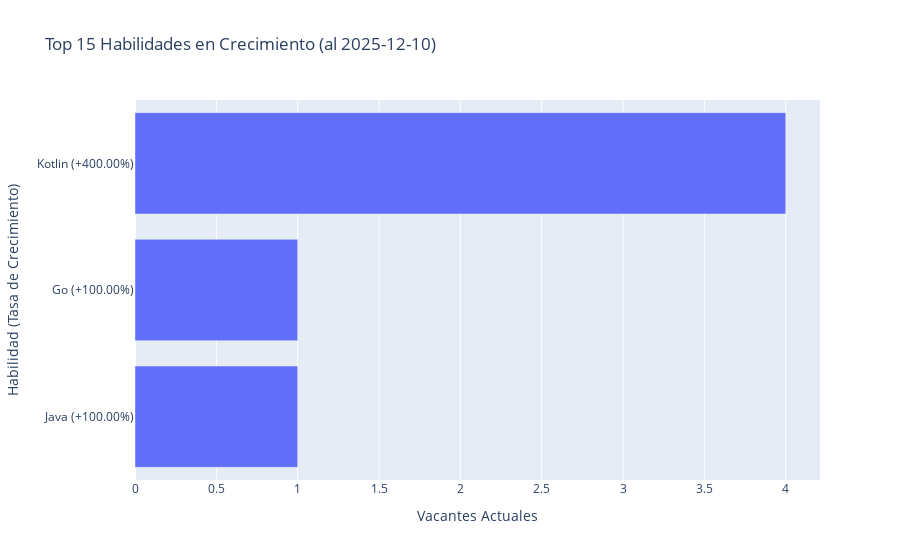

This figure's notebook cell:
### Markdown cell above
### 3.5. Tendencias de Habilidades (Desde la tabla `trends`)

Aquí usamos los datos pre-calculados de la tabla `trends` para ver las habilidades en crecimiento.

### Code cell
if not df_trends.empty:
    # Tomar las tendencias más recientes (del último día de análisis)
    latest_analysis_date = df_trends['date'].max()
    latest_trends = df_trends[df_trends['date'] == latest_analysis_date]

    growing_skills_trend = latest_trends[latest_trends['metric_name'] == 'growing_skill'].sort_values('count', ascending=False)
    
    if not growing_skills_trend.empty:
        fig = px.bar(growing_skills_trend.head(15), x='count', y='metric_value', orientation='h',
                     title=f'Top 15 Habilidades en Crecimiento (al {latest_analysis_date.strftime("%Y-%m-%d")})',
                     labels={'count': 'Vacantes Actuales', 'metric_value': 'Habilidad (Tasa de Crecimiento)'},
                     color_continuous_scale=px.colors.sequential.Greens)
        fig.update_layout(yaxis={'categoryorder':'total ascending'})
        fig.show()
    else:
        print("No hay datos de habilidades en crecimiento en la tabla de tendencias.")
else:
    print("La tabla de tendencias está vacía. Ejecuta el análisis de tendencias con `python main.py --analyze-trends`.")

### Figure 1 — Plotly figure (JSON) as saved in the notebook; plotly's stock layout.template omitted (floating-point values rounded to 4 significant figures)
{"data": [{"hovertemplate": "Vacantes Actuales=%{x}<br>Habilidad (Tasa de Crecimiento)=%{y}<extra></extra>", "legendgroup": "", "marker": {"color": "#636efa", "pattern": {"shape": ""}}, "name": "", "orientation": "h", "showlegend": false, "textposition": "auto", "type": "bar", "x": [4, 1, 1], "xaxis": "x", "y": ["Kotlin (+400.00%)", "Java (+100.00%)", "Go (+100.00%)"], "yaxis": "y"}], "layout": {"barmode": "relative", "legend": {"tracegroupgap": 0}, "title": {"text": "Top 15 Habilidades en Crecimiento (al 2025-12-10)"}, "xaxis": {"anchor": "y", "domain": [0, 1], "title": {"text": "Vacantes Actuales"}}, "yaxis": {"anchor": "x", "categoryorder": "total ascending", "domain": [0, 1], "title": {"text": "Habilidad (Tasa de Crecimiento)"}}}}
